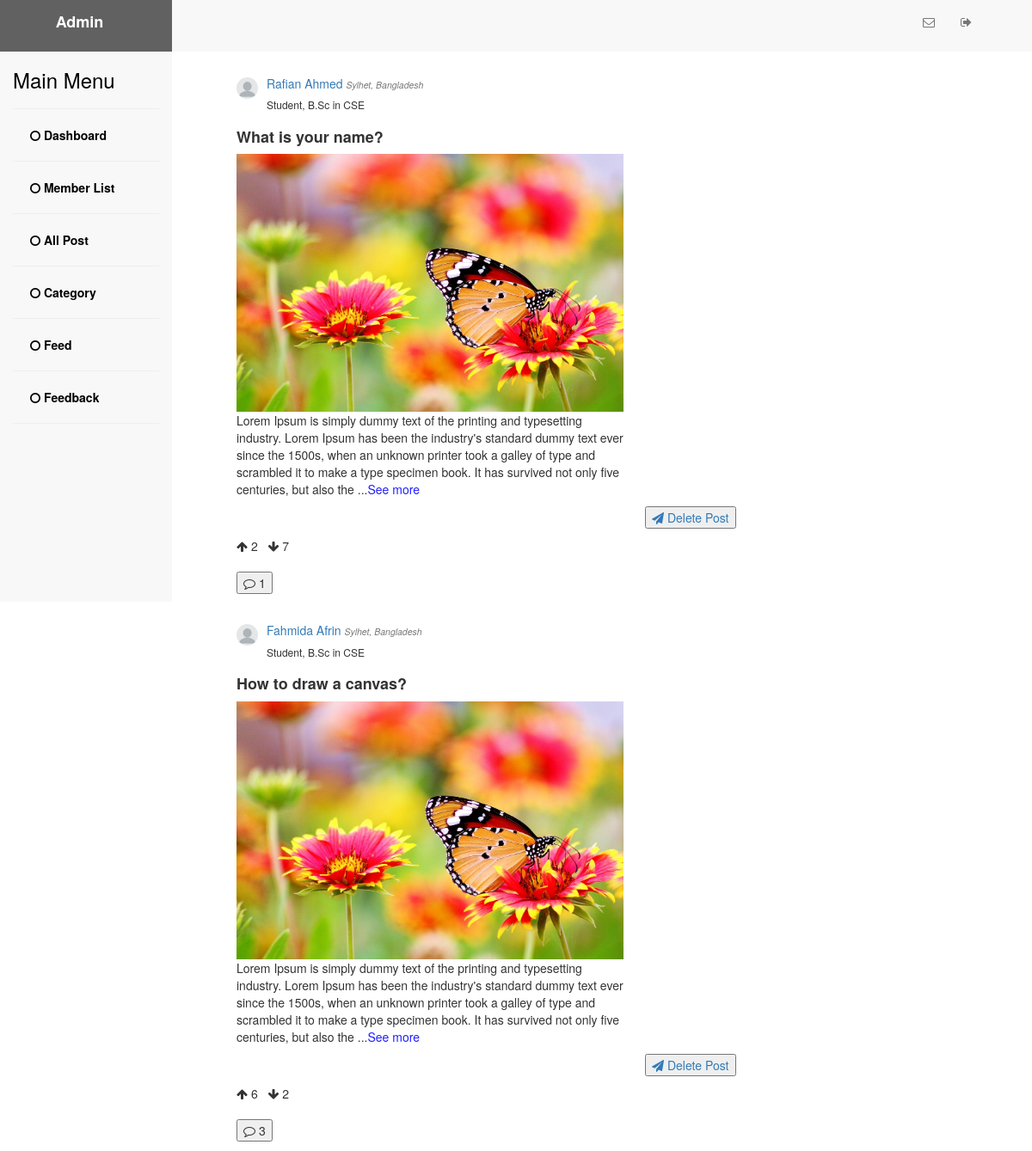
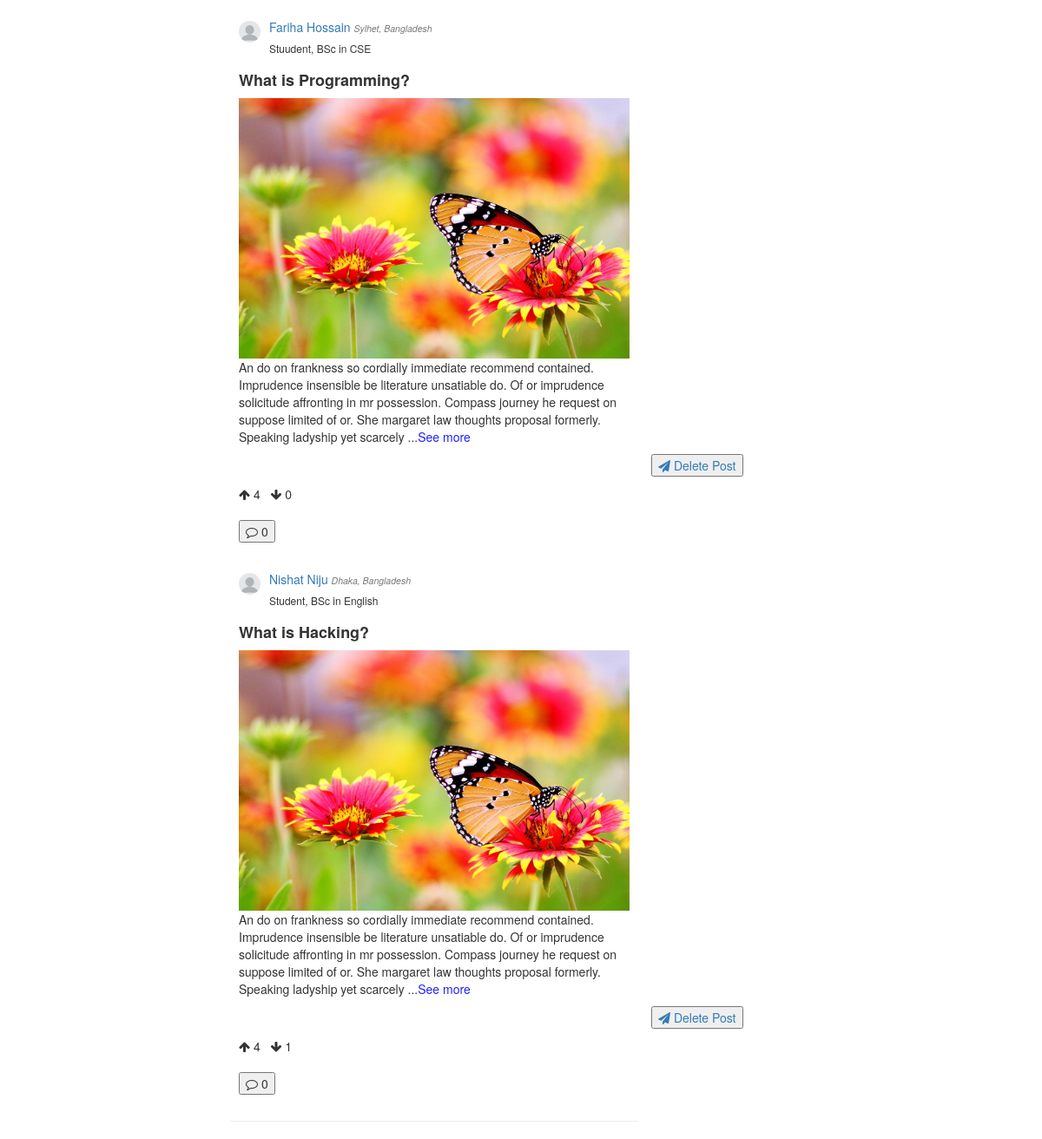
Page /feed_admin.php (signed in) on the committed database (2 pictures, top to bottom).
### tables this page shows
CREATE TABLE `question` (
  `question_id` int(10) NOT NULL,
  `question_title` tinytext NOT NULL,
  `question_body` text NOT NULL,
  `question_upvote` int(11) NOT NULL,
  `question_downvote` int(11) NOT NULL,
  `user_id` int(10) NOT NULL,
  `question_status` varchar(100) NOT NULL
);

CREATE TABLE `user` (
  `user_id` int(10) NOT NULL,
  `user_name` varchar(100) NOT NULL,
  `user_email` varchar(100) NOT NULL,
  `user_password` varchar(100) NOT NULL,
  `user_work` varchar(100) NOT NULL,
  `user_qualification` varchar(100) NOT NULL,
  `user_location` varchar(100) NOT NULL,
  `image` varchar(100) NOT NULL,
  `status` varchar(100) NOT NULL
);

### feed_admin.php (the view, shortened to what this page needs)
<?php
    include("php/session.php");
?>
<!Doctype html>
<html class="no-js" lang="en">
    <head>
        <link rel="stylesheet" type="text/css" href="css/font-awesome.min.css">
        <link rel="stylesheet" type="text/css" href="css/bootstrap.min.css">
        <link href="css/dataTables.bootstrap.min.css" rel="stylesheet" type="text/css"/>
        <link href="css/admin.css" rel="stylesheet" type="text/css"/>
    </head>
    <body>
        <nav class="navbar navbar-default navbar-fixed-top">
            <div class="container-fluid">
                <div class="row">
                    <div class="navbar-header col-sm-2 part1 text-center">
                        <a class="navbar-brand" href="#">Admin</a>
                    </div>
                    <div class="col-sm-10">
                        <div class="collapse navbar-collapse" id="myNavbar">
                            <ul class="nav navbar-nav navbar-right">
                                <li><a href="#"><i class="fa fa-envelope-o" aria-hidden="true"></i></a></li>
                                <li><a href="logout.php"><i class="fa fa-sign-out" aria-hidden="true"></i></a></li>
                                <li class="dropdown">
                                    <a class="dropdown-toggle" data-toggle="dropdown" href="#" aria-expanded="false"><img src="img/blank-profile-pic.png" class="img-responsive img-circle pro-pic" alt="">
                                    </a>
                                </li>
                            </ul>
                        </div>
                    </div>
                </div>
            </div>
        </nav>
        <div class="container-fluid pt-60">
            <div class="row">
                <div class="col-sm-2 part1" style="height: 80vh;background-color:#f8f8f8;">
                    <h3 style="color:black">Main Menu</h3>
                    <hr>
                    <ul class="list-unstyled">
                        <li><a href="dashboard.php"><i class="fa fa-circle-o" aria-hidden="true"></i> Dashboard</a></li><hr>
                        <li><a href="members.php"><i class="fa fa-circle-o" aria-hidden="true"></i> Member List</a></li><hr>
                        <li><a href="all_post.php"><i class="fa fa-circle-o" aria-hidden="true"></i> All Post</a></li><hr>
                        <li><a href="category.php"><i class="fa fa-circle-o" aria-hidden="true"></i> Category</a></li><hr>
                        <li><a href="feed_admin.php"><i class="fa fa-circle-o" aria-hidden="true"></i> Feed</a></li><hr>
                        <li><a href="all_feedback.php"><i class="fa fa-circle-o" aria-hidden="true"></i> Feedback</a></li><hr>
                    </ul>
                </div>
                <div class="col-sm-6">
                    <div class="row">
                        <div class="col-sm-10 col-sm-offset-1 pt-20">
                        <?php
                            $sql1="SELECT * FROM question";
                            $query1=mysqli_query($con, $sql1);
                            $i=0;
                            while($row1=mysqli_fetch_array($query1)){
                                $i++;
                                $s="demo";
                                $user_id_qus=$row1["user_id"];
                                $question_id=$row1["question_id"];
                                $question_full=$row1["question_body"];
                                $question_cut=substr($question_full,0,300);
                                $sql2="SELECT * FROM user WHERE user_id='$user_id_qus'";
                                $query2=mysqli_query($con, $sql2);
                                $row2=mysqli_fetch_array($query2);
                                $sql3="SELECT * FROM answer WHERE question_id='$question_id' ORDER BY answer_id DESC";
                                $query3=mysqli_query($con, $sql3);
                                $row3_count=mysqli_num_rows($query3);
                        ?>
                            <div class="bg-white p-10 mb-15">
                                <div class="media">
                                    <div class="media-left">
                                        <img src="img/<?php echo $row2["image"];?>" class="img-circle pro-pic">
                                    </div>
                                    <div class="media-body">
                                        <a href="#"><h5 class="media-heading"><?php echo $row2["user_name"];?></a> <small><i><?php echo $row2["user_location"]; ?></i></small>
                                            <br>
                                            <h6><?php echo $row2["user_work"]; ?>, <?php echo $row2["user_qualification"]; ?></h6>
                                    </div>
                                </div>
                                <div class="post">
                                    <h4><strong><?php echo $row1["question_title"];?></strong></h4>
                                    <img src="img/bloom-blooming-blossom-blur-462118.jpg" class="img-responsive" alt=""/>
                                    <p><?php echo $question_cut; ?><span id="dots<?php echo $i; ?>">...<button onclick="readFunction<?php echo $i; ?>();">See more</button></span></p>
                                </div>
                                <a href="php/delete_q&a.php?question_id=<?php echo $question_id; ?>" style="padding-left:475px;"><button title="Post Answer" ><i class="fa fa-paper-plane" aria-hidden="true"></i> <span>Delete Post</span></button></a>
                                <div class="react pt-10">
                                        <i class="fa fa-arrow-up" aria-hidden="true"></i> <span> <?php echo $row1["question_upvote"];?></span>&nbsp;&nbsp;
                                        <i class="fa fa-arrow-down" aria-hidden="true"></i> <span> <?php echo $row1["question_downvote"];?></span>
                                        <br><br>
                                        <button title="Comments" data-toggle="collapse" data-target="#<?php echo $s.$i; ?>">
                                            <i class="fa fa-comment-o" aria-hidden="true"></i> <span> <?php echo $row3_count;?></span>
                                        </button>
                                </div>
                            </div>
                            <?php
                                }
                            ?>
                            <hr>
                        </div>
                    </div>
                </div>
            </div>
        </div>
    </body>
</html>

### css/admin.css (style rules this page uses)
.pro-pic { width: 25px; }
.pt-60 { padding-top: 60px; }
.pt-20 { padding-top: 20px; }
.p-10 { padding: 10px; }
.pt-10 { padding-top: 10px; }
.mb-15 { margin-bottom: 15px; }
.bg-white { background: #FFFFFF; }
.post span button { padding: 0px; border: 0px; background: transparent; color: #0000ffe0; }
.navbar-default { background-color: #f8f8f8; border-color: #e7e7e7; border: 0; height: 60px; }
.navbar-brand { display: block; font-weight: bold; color: #fff!important; height: 60px; text-align: center; float: none; }
.part1 { background: #4d4d4ee0; color: #fff; }
.part1 ul a { color:black; font-weight: bold; padding-left: 20px; }

### rows in the picture
question: user.image (placeholder picture), user.user_name "Rafian Ahmed", user.user_location "Sylhet, Bangladesh", user.user_work "Student", user.user_qualification "B.Sc in CSE", question_title "What is your name?", question_body "Lorem Ipsum is simply dummy text of the printing and typesetting industry. Lorem Ipsum has been the industry's standard dummy text ever since the 1500s, when an unknown printer took a galley of type and scrambled it to make a type specimen book. It has survived not only five centuries, but also the", question_upvote "2", question_downvote "7", row3_count "1"
question: user.image (placeholder picture), user.user_name "Fahmida Afrin", user.user_location "Sylhet, Bangladesh", user.user_work "Student", user.user_qualification "B.Sc in CSE", question_title "How to draw a canvas?", question_body "Lorem Ipsum is simply dummy text of the printing and typesetting industry. Lorem Ipsum has been the industry's standard dummy text ever since the 1500s, when an unknown printer took a galley of type and scrambled it to make a type specimen book. It has survived not only five centuries, but also the", question_upvote "6", question_downvote "2", row3_count "3"
question: user.image (placeholder picture), user.user_name "Fariha Hossain", user.user_location "Sylhet, Bangladesh", user.user_work "Stuudent", user.user_qualification "BSc in CSE", question_title "What is Programming?", question_body "An do on frankness so cordially immediate recommend contained. Imprudence insensible be literature unsatiable do. Of or imprudence solicitude affronting in mr possession. Compass journey he request on suppose limited of or. She margaret law thoughts proposal formerly. Speaking ladyship yet scarcely", question_upvote "4", question_downvote "0", row3_count "0"
question: user.image (placeholder picture), user.user_name "Nishat Niju", user.user_location "Dhaka, Bangladesh", user.user_work "Student", user.user_qualification "BSc in English", question_title "What is Hacking?", question_body "An do on frankness so cordially immediate recommend contained. Imprudence insensible be literature unsatiable do. Of or imprudence solicitude affronting in mr possession. Compass journey he request on suppose limited of or. She margaret law thoughts proposal formerly. Speaking ladyship yet scarcely", question_upvote "4", question_downvote "1", row3_count "0"
